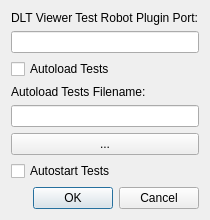
<?xml version="1.0" encoding="UTF-8"?>
<ui version="4.0">
 <class>DLTTestRobotPluginSettingsDialog</class>
 <widget class="QDialog" name="DLTTestRobotPluginSettingsDialog">
  <property name="geometry">
   <rect>
    <x>0</x>
    <y>0</y>
    <width>184</width>
    <height>184</height>
   </rect>
  </property>
  <property name="windowTitle">
   <string>DLT Test Robot Plugin SettingsDialog Settings</string>
  </property>
  <layout class="QVBoxLayout" name="verticalLayout">
   <item>
    <widget class="QLabel" name="label">
     <property name="text">
      <string>DLT Viewer Test Robot Plugin Port:</string>
     </property>
    </widget>
   </item>
   <item>
    <widget class="QLineEdit" name="lineEditDLTViewerTestRobotPluginPort"/>
   </item>
   <item>
    <widget class="QCheckBox" name="checkBoxAutoloadTests">
     <property name="text">
      <string>Autoload Tests</string>
     </property>
    </widget>
   </item>
   <item>
    <widget class="QLabel" name="label_2">
     <property name="text">
      <string>Autoload Tests Filename:</string>
     </property>
    </widget>
   </item>
   <item>
    <widget class="QLineEdit" name="lineEditAutoloadTestsFilename"/>
   </item>
   <item>
    <widget class="QPushButton" name="pushButtonAutoloadtestsFilenameSelect">
     <property name="text">
      <string>...</string>
     </property>
    </widget>
   </item>
   <item>
    <widget class="QCheckBox" name="checkBoxAutostartTests">
     <property name="text">
      <string>Autostart Tests</string>
     </property>
    </widget>
   </item>
   <item>
    <spacer name="verticalSpacer">
     <property name="orientation">
      <enum>Qt::Vertical</enum>
     </property>
     <property name="sizeHint" stdset="0">
      <size>
       <width>20</width>
       <height>40</height>
      </size>
     </property>
    </spacer>
   </item>
   <item>
    <widget class="QDialogButtonBox" name="buttonBox">
     <property name="orientation">
      <enum>Qt::Horizontal</enum>
     </property>
     <property name="standardButtons">
      <set>QDialogButtonBox::Cancel|QDialogButtonBox::Ok</set>
     </property>
    </widget>
   </item>
  </layout>
 </widget>
 <resources/>
 <connections>
  <connection>
   <sender>buttonBox</sender>
   <signal>accepted()</signal>
   <receiver>DLTTestRobotPluginSettingsDialog</receiver>
   <slot>accept()</slot>
   <hints>
    <hint type="sourcelabel">
     <x>248</x>
     <y>254</y>
    </hint>
    <hint type="destinationlabel">
     <x>157</x>
     <y>274</y>
    </hint>
   </hints>
  </connection>
  <connection>
   <sender>buttonBox</sender>
   <signal>rejected()</signal>
   <receiver>DLTTestRobotPluginSettingsDialog</receiver>
   <slot>reject()</slot>
   <hints>
    <hint type="sourcelabel">
     <x>316</x>
     <y>260</y>
    </hint>
    <hint type="destinationlabel">
     <x>286</x>
     <y>274</y>
    </hint>
   </hints>
  </connection>
 </connections>
</ui>
